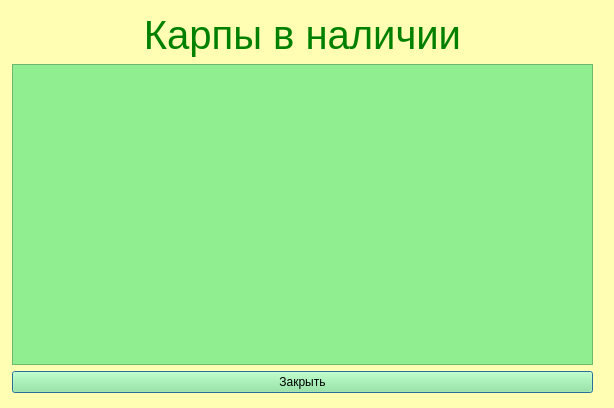
<?xml version="1.0" encoding="UTF-8"?>
<ui version="4.0">
 <class>availablecarpsforuser</class>
 <widget class="QDialog" name="availablecarpsforuser">
  <property name="geometry">
   <rect>
    <x>0</x>
    <y>0</y>
    <width>614</width>
    <height>408</height>
   </rect>
  </property>
  <property name="windowTitle">
   <string>Dialog</string>
  </property>
  <property name="styleSheet">
   <string notr="true">background-color:rgb(255, 254, 178);
</string>
  </property>
  <widget class="QWidget" name="layoutWidget">
   <property name="geometry">
    <rect>
     <x>12</x>
     <y>12</y>
     <width>581</width>
     <height>381</height>
    </rect>
   </property>
   <layout class="QVBoxLayout" name="verticalLayout">
    <item>
     <widget class="QLabel" name="label">
      <property name="styleSheet">
       <string notr="true">font-size:30px;
color:green</string>
      </property>
      <property name="text">
       <string>&lt;html&gt;&lt;head/&gt;&lt;body&gt;&lt;p align=&quot;center&quot;&gt;&lt;span style=&quot; font-size:30pt;&quot;&gt;Карпы в наличии&lt;/span&gt;&lt;/p&gt;&lt;/body&gt;&lt;/html&gt;</string>
      </property>
     </widget>
    </item>
    <item>
     <widget class="QTableWidget" name="twOrg">
      <property name="styleSheet">
       <string notr="true">color: black;
background-color: lightgreen</string>
      </property>
     </widget>
    </item>
    <item>
     <widget class="QPushButton" name="logout">
      <property name="styleSheet">
       <string notr="true">color: black;
background-color: lightgreen</string>
      </property>
      <property name="text">
       <string>Закрыть</string>
      </property>
     </widget>
    </item>
   </layout>
  </widget>
 </widget>
 <resources/>
 <connections/>
</ui>
